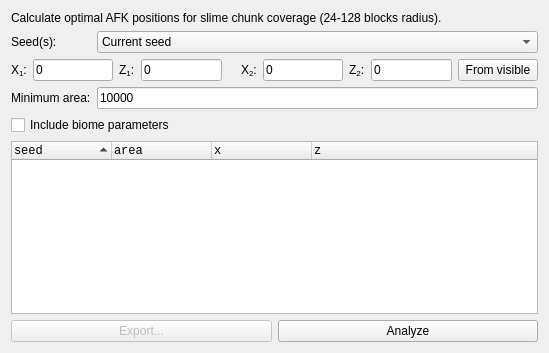
<?xml version="1.0" encoding="UTF-8"?>
<ui version="4.0">
 <class>TabSlime</class>
 <widget class="QWidget" name="TabSlime">
  <property name="geometry">
   <rect>
    <x>0</x>
    <y>0</y>
    <width>549</width>
    <height>353</height>
   </rect>
  </property>
  <property name="windowTitle">
   <string>Form</string>
  </property>
  <layout class="QGridLayout" name="gridLayout">
   <item row="7" column="0" colspan="2">
    <layout class="QHBoxLayout" name="horizontalLayout">
     <item>
      <widget class="QPushButton" name="pushExport">
       <property name="enabled">
        <bool>false</bool>
       </property>
       <property name="text">
        <string>Export...</string>
       </property>
      </widget>
     </item>
     <item>
      <widget class="QPushButton" name="pushStart">
       <property name="text">
        <string>Analyze</string>
       </property>
      </widget>
     </item>
    </layout>
   </item>
   <item row="4" column="0">
    <widget class="QLabel" name="labelMinArea">
     <property name="text">
      <string>Minimum area:</string>
     </property>
    </widget>
   </item>
   <item row="0" column="0" colspan="2">
    <widget class="QLabel" name="labelDescription">
     <property name="text">
      <string>Calculate optimal AFK positions for slime chunk coverage (24-128 blocks radius).</string>
     </property>
    </widget>
   </item>
   <item row="6" column="0" colspan="2">
    <widget class="QTreeWidget" name="treeResults">
     <property name="font">
      <font>
       <family>Monospace</family>
      </font>
     </property>
     <property name="editTriggers">
      <set>QAbstractItemView::NoEditTriggers</set>
     </property>
     <property name="verticalScrollMode">
      <enum>QAbstractItemView::ScrollPerPixel</enum>
     </property>
     <property name="sortingEnabled">
      <bool>true</bool>
     </property>
     <property name="animated">
      <bool>true</bool>
     </property>
     <column>
      <property name="text">
       <string>seed</string>
      </property>
      <property name="font">
       <font>
        <family>Monospace</family>
       </font>
      </property>
     </column>
     <column>
      <property name="text">
       <string>area</string>
      </property>
      <property name="font">
       <font>
        <family>Monospace</family>
       </font>
      </property>
     </column>
     <column>
      <property name="text">
       <string>x</string>
      </property>
      <property name="font">
       <font>
        <family>Monospace</family>
       </font>
      </property>
     </column>
     <column>
      <property name="text">
       <string>z</string>
      </property>
      <property name="font">
       <font>
        <family>Monospace</family>
       </font>
      </property>
     </column>
    </widget>
   </item>
   <item row="2" column="0" colspan="2">
    <layout class="QVBoxLayout" name="verticalLayout"/>
   </item>
   <item row="5" column="0" colspan="2">
    <widget class="QCheckBox" name="checkIncludeBiome">
     <property name="toolTip">
      <string>&lt;html&gt;&lt;head/&gt;&lt;/head&gt;&lt;body&gt;&lt;p&gt;Sample biomes at y=-64 (for MC 1.18+). Exclude mushroom fields and deep dark. Apply multipliers for dripstone caves/rivers (5/6) and old growth pine taiga (0.95).&lt;/p&gt;&lt;/body&gt;&lt;/html&gt;</string>
     </property>
     <property name="text">
      <string>Include biome parameters</string>
     </property>
    </widget>
   </item>
   <item row="4" column="1">
    <widget class="QLineEdit" name="lineMinArea">
     <property name="text">
      <string>10000</string>
     </property>
    </widget>
   </item>
   <item row="1" column="0">
    <widget class="QLabel" name="label">
     <property name="text">
      <string>Seed(s):</string>
     </property>
    </widget>
   </item>
   <item row="3" column="0" colspan="2">
    <layout class="QGridLayout" name="gridArea">
     <item row="0" column="0">
      <layout class="QHBoxLayout" name="layoutArea">
       <item>
        <widget class="QLabel" name="labelX1">
         <property name="toolTip">
          <string>Lower bound (inclusive)</string>
         </property>
         <property name="text">
          <string>&lt;html&gt;&lt;head/&gt;&lt;body&gt;&lt;p&gt;X&lt;span style=&quot; vertical-align:sub;&quot;&gt;1&lt;/span&gt;:&lt;/p&gt;&lt;/body&gt;&lt;/html&gt;</string>
         </property>
        </widget>
       </item>
       <item>
        <widget class="CoordEdit" name="lineX1">
         <property name="toolTip">
          <string>Lower bound (inclusive)</string>
         </property>
         <property name="text">
          <string>0</string>
         </property>
        </widget>
       </item>
       <item>
        <widget class="QLabel" name="labelZ1">
         <property name="toolTip">
          <string>Lower bound (inclusive)</string>
         </property>
         <property name="text">
          <string>&lt;html&gt;&lt;head/&gt;&lt;body&gt;&lt;p&gt;Z&lt;span style=&quot; vertical-align:sub;&quot;&gt;1&lt;/span&gt;:&lt;/p&gt;&lt;/body&gt;&lt;/html&gt;</string>
         </property>
        </widget>
       </item>
       <item>
        <widget class="CoordEdit" name="lineZ1">
         <property name="toolTip">
          <string>Lower bound (inclusive)</string>
         </property>
         <property name="text">
          <string>0</string>
         </property>
        </widget>
       </item>
       <item>
        <widget class="QLabel" name="label_2">
         <property name="text">
          <string/>
         </property>
        </widget>
       </item>
       <item>
        <widget class="QLabel" name="labelX2">
         <property name="toolTip">
          <string>Upper bound (inclusive)</string>
         </property>
         <property name="text">
          <string>&lt;html&gt;&lt;head/&gt;&lt;body&gt;&lt;p&gt;X&lt;span style=&quot; vertical-align:sub;&quot;&gt;2&lt;/span&gt;:&lt;/p&gt;&lt;/body&gt;&lt;/html&gt;</string>
         </property>
        </widget>
       </item>
       <item>
        <widget class="CoordEdit" name="lineX2">
         <property name="toolTip">
          <string>Upper bound (inclusive)</string>
         </property>
         <property name="text">
          <string>0</string>
         </property>
        </widget>
       </item>
       <item>
        <widget class="QLabel" name="labelZ2">
         <property name="toolTip">
          <string>Upper bound (inclusive)</string>
         </property>
         <property name="text">
          <string>&lt;html&gt;&lt;head/&gt;&lt;body&gt;&lt;p&gt;Z&lt;span style=&quot; vertical-align:sub;&quot;&gt;2&lt;/span&gt;:&lt;/p&gt;&lt;/body&gt;&lt;/html&gt;</string>
         </property>
        </widget>
       </item>
       <item>
        <widget class="CoordEdit" name="lineZ2">
         <property name="toolTip">
          <string>Upper bound (inclusive)</string>
         </property>
         <property name="text">
          <string>0</string>
         </property>
        </widget>
       </item>
      </layout>
     </item>
     <item row="0" column="1">
      <widget class="QPushButton" name="buttonFromVisible">
       <property name="text">
        <string>From visible</string>
       </property>
      </widget>
     </item>
    </layout>
   </item>
   <item row="1" column="1">
    <widget class="StyledComboBox" name="comboSeedSource">
     <property name="sizePolicy">
      <sizepolicy hsizetype="MinimumExpanding" vsizetype="Fixed">
       <horstretch>0</horstretch>
       <verstretch>0</verstretch>
      </sizepolicy>
     </property>
     <item>
      <property name="text">
       <string>Current seed</string>
      </property>
     </item>
     <item>
      <property name="text">
       <string>From matching seeds list</string>
      </property>
     </item>
    </widget>
   </item>
  </layout>
 </widget>
 <customwidgets>
  <customwidget>
   <class>CoordEdit</class>
   <extends>QLineEdit</extends>
   <header>src/conditiondialog.h</header>
  </customwidget>
  <customwidget>
   <class>StyledComboBox</class>
   <extends>QComboBox</extends>
   <header>src/widgets.h</header>
  </customwidget>
 </customwidgets>
 <resources/>
 <connections/>
</ui>
